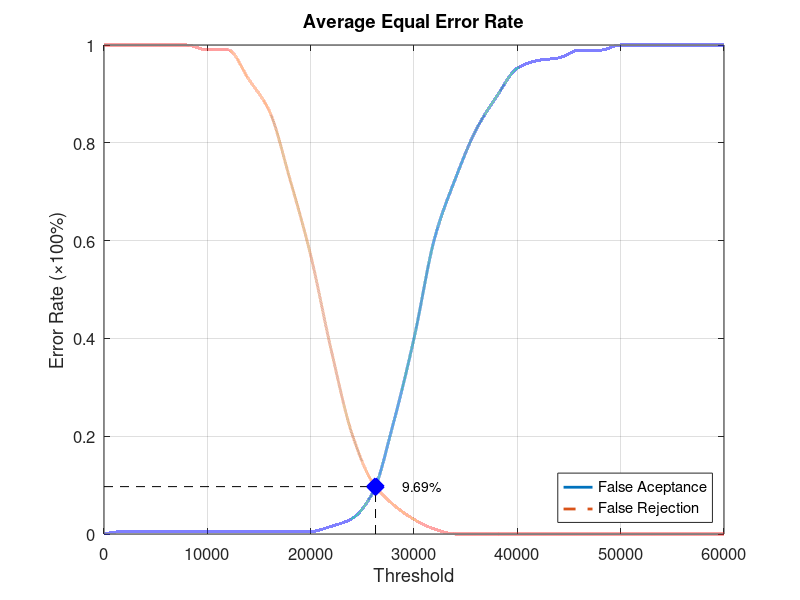
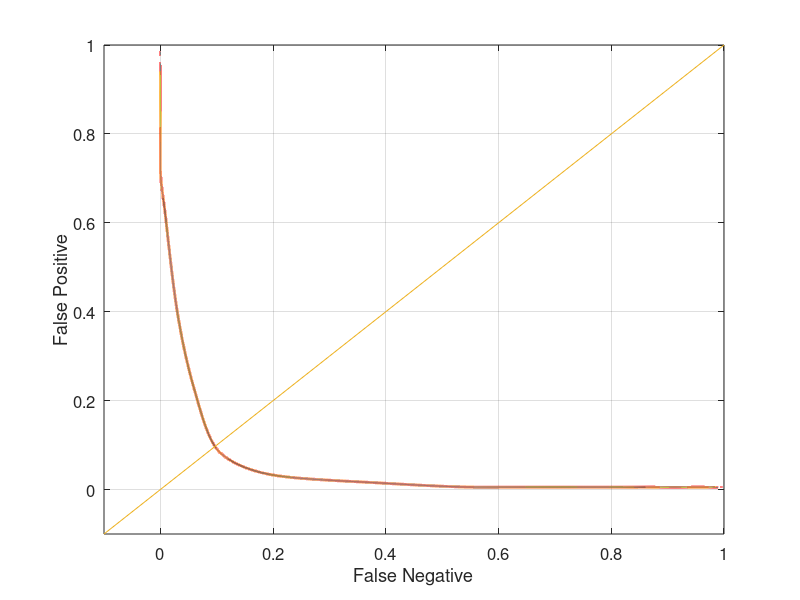

The MATLAB source for these figures, in order:
function yEER = Database2_2
close all;
clear;
clc;
x = 0:2000:60000;
xq = 0:0.5:60000;

y0 = [0 0.00526316 0.00526316 0.00526316 0.00526316 0.00526316 0.00526316 0.00526316 0.00526316 0.00526316 0.00526316 0.0157895 0.0315789 0.0842105 0.226316 0.4 0.605263 0.726316 0.826316 0.894737 0.952632 0.968421 0.973684 0.989474 0.989474 1 1 1 1 1 1];
yy0 = interp1(x, y0, xq, 'pchip');
y1 = [1 1 1 1 1 0.99 0.99 0.93 0.865 0.725 0.57 0.375 0.205 0.105 0.06 0.03 0.01 0 0 0 0 0 0 0 0 0 0 0 0 0 0];
yy1 = interp1(x, y1, xq, 'pchip');

% Calculating EER: 
y2 = abs(y0 - y1);
find(y2 == min(y2))
yy2 = abs(yy0 - yy1);
xEER = find(yy2 == min(yy2));
xEERIndex = xq(xEER) % X-axis EER
yEER = yy0(xEER) % Y-axis EER

main = figure
plot(xq, yy0,'-','LineWidth', 2);	hold on
plot(xq, yy1,'--','LineWidth', 2);	hold on
plot([xEERIndex xEERIndex], [0 yEER], 'k--');	hold on
plot([0 xEERIndex], [yEER yEER], 'k--');	hold on
plot(xEERIndex, yEER, 'bx', 'LineWidth', 10);	hold on
text(xEERIndex + 10 * xEERIndex / 100, yEER, [num2str(round((10000 * yEER)) / 100) '%'])
legend('False Aceptance', 'False Rejection', 'Location', 'SouthEast')
xlabel('Threshold')
ylabel('Error Rate (\times100%)')
title('Average Equal Error Rate')
set(gca, 'FontSize', 12)
axis([0 60000 0 1])
grid on

print(main, 'Database2_2Main', '-dpng');
FNRxFPR = figure('Color', [1 1 1]);
plot(yy1, yy0, '-', yy1, yy0, 'LineWidth', 2);
hold on
y = -0.1:0.1:1
plot(y, y); 
set(gca, 'FontSize', 12)
xlabel('False Negative')
ylabel('False Positive')
axis([-0.1 1 -0.1 1])
set(gca, 'FontSize', 12)
grid on

print(FNRxFPR, 'Database2_2FNRxFPR','-dpng');
end
